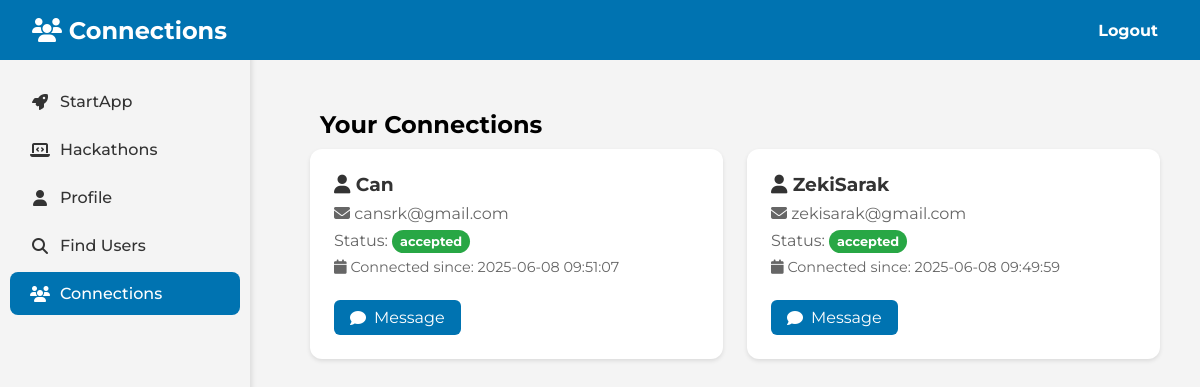
Page /connections (signed in) on the earlier database version.
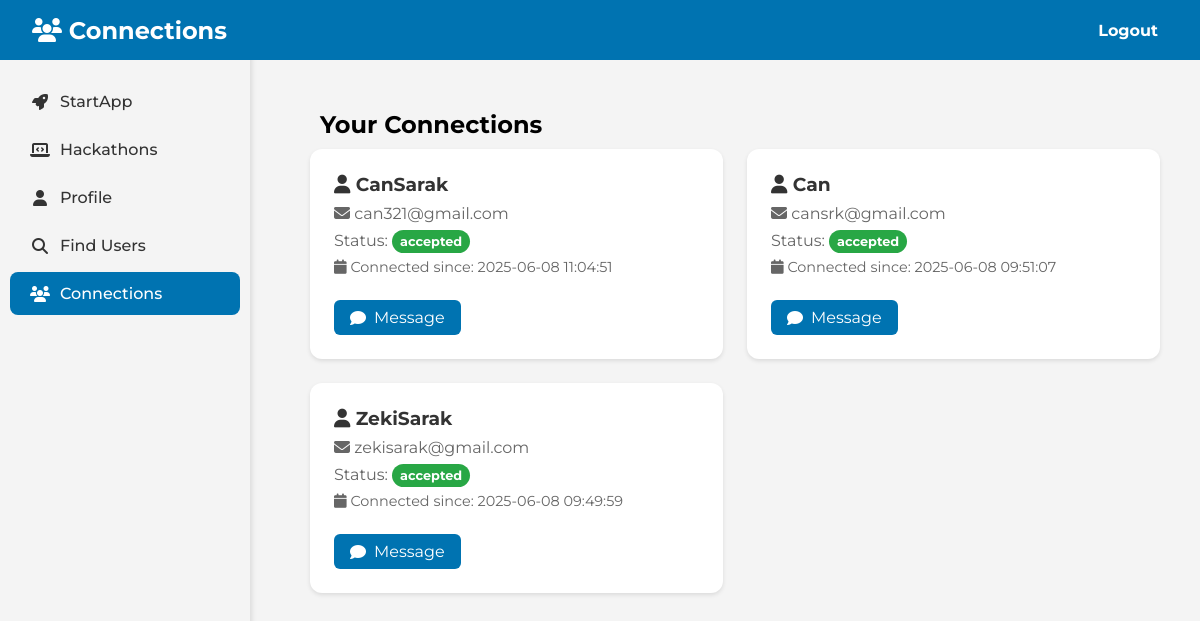
Same page on the later database version.
### tables this page shows
CREATE TABLE connections (id INTEGER PRIMARY KEY AUTOINCREMENT, user1 TEXT NOT NULL, user2 TEXT NOT NULL, status TEXT NOT NULL, created_at DATETIME NOT NULL, FOREIGN KEY (user1) REFERENCES users(username), FOREIGN KEY (user2) REFERENCES users(username));

CREATE TABLE `users` (`id` INTEGER PRIMARY KEY AUTOINCREMENT, `username` TEXT UNIQUE NOT NULL, `email` TEXT UNIQUE NOT NULL, `password` TEXT NOT NULL, role TEXT DEFAULT 'user');

### app.py (the view)
@app.route('/connections', methods=['GET'])
def connections():
    if 'username' not in session:
        flash("Please log in to view connections.", "error")
        return redirect(url_for('home'))
    connections = query_db("""
        SELECT
            u.username,
            u.email,
            c.status,
            c.created_at,
            CASE
                WHEN c.user1 = ? THEN 'sent'
                WHEN c.user2 = ? THEN 'received'
            END as request_type
        FROM connections c
        JOIN users u ON (c.user1 = u.username OR c.user2 = u.username)
        WHERE (c.user1 = ? OR c.user2 = ?) AND u.username != ?
        ORDER BY c.created_at DESC
    """, [session['username'], session['username'], session['username'], session['username'], session['username']])
    return render_template('connections.html', connections=connections)

### app.py (called while the page is built)
def get_db():
     db = sqlite3.connect('database.sqlite')
     db.row_factory = sqlite3.Row
     return db

def query_db(query, args=(), one=False):
     cur = get_db().execute(query, args)
     rv = cur.fetchall()
     cur.close()
     return (rv[0] if rv else None) if one else rv

### templates/connections.html (shortened to what this page needs)
<!DOCTYPE html>
<html lang="en">
<head>
    <link rel="stylesheet" href="{{ url_for('static', filename='css/index.css') }}">
</head>
<body>
    <header>
        <div class="navbar">
            <h1><i class="fas fa-users"></i> Connections</h1>
            <nav>
                <ul>
                    <li><a href="/logout">Logout</a></li>
                </ul>
            </nav>
        </div>
    </header>
    <div class="container">
        <aside class="sidebar">
            <ul>
                <li><a href="/"><i class="fas fa-rocket"></i> StartApp</a></li>
                <li><a href="/hack"><i class="fas fa-laptop-code"></i> Hackathons</a></li>
                <li><a href="/profile"><i class="fas fa-user"></i> Profile</a></li>
                <li><a href="/search_users"><i class="fas fa-search"></i> Find Users</a></li>
                <li>
                    <a href="/connections" class="active">
                        <i class="fas fa-users"></i> Connections
                    </a>
                </li>
            </ul>
        </aside>
        <main class="main-content">
            <h2>Your Connections</h2>
            {% if connections %}
                <div class="connections-grid">
                    {% for connection in connections %}
                        <div class="connection-card">
                            <div class="connection-info">
                                <h3><i class="fas fa-user"></i> {{ connection.username }}</h3>
                                <p><i class="fas fa-envelope"></i> {{ connection.email }}</p>
                                <p class="status">
                                    Status:
                                    <span class="badge {% if connection.status == 'accepted' %}accepted{% else %}pending{% endif %}">
                                        {{ connection.status }}
                                    </span>
                                </p>
                                <p class="connection-date">
                                    <i class="fas fa-calendar"></i> Connected since: {{ connection.created_at }}
                                </p>
                                {% if connection.status == 'accepted' %}
                                    <a href="{{ url_for('messages', username=connection.username) }}" class="message-btn">
                                        <i class="fas fa-comment"></i> Message
                                    </a>
                                {% elif connection.request_type == 'sent' and connection.status == 'pending' %}
                                    <p class="pending-status">Request Sent - Pending Response</p>
                                {% endif %}
                            </div>
                        </div>
                    {% endfor %}
                </div>
            {% endif %}
        </main>
    </div>
</body>
</html>

### static/css/index.css (style rules this page uses)
* { margin: 0; padding: 0; box-sizing: border-box; }
body { font-family: "Montserrat", sans-serif; font-optical-sizing: auto; font-weight: 400; font-style: normal; background-color: #f4f4f4; }
.navbar { display: flex; justify-content: space-between; align-items: center; background-color: #0073b1; color: white; padding: 1rem 2rem; position: fixed; top: 0; left: 0; width: 100%; z-index: 1000; height: 60px; }
.navbar h1 { font-size: 1.5rem; }
.navbar ul { list-style: none; display: flex; }
.navbar ul li { margin-left: 2rem; }
.navbar ul li a { font-family: "Montserrat", sans-serif; font-optical-sizing: auto; font-weight: 700; font-style: normal; padding: 10px; background-color: #0073b1; color: white; border: none; cursor: pointer; text-decoration: none; }
.container { width: 100%; padding: 20px; margin: 0; display: flex; flex-direction: column; }
.sidebar { width: 250px; background-color: #f4f4f4; height: 100vh; position: fixed; left: 0; top: 0; z-index: 999; box-shadow: 2px 0px 5px rgba(0, 0, 0, 0.1); padding-top: 80px; }
.sidebar ul { list-style: none; padding: 0; margin: 0; }
.sidebar ul li { margin-bottom: 5px; }
.sidebar ul li a { position: relative; display: flex; align-items: center; color: #333; text-decoration: none; padding: 12px 20px; transition: all 0.3s ease; font-weight: 500; border-radius: 8px; margin: 0 10px; }
.sidebar ul li a i { margin-right: 10px; width: 20px; text-align: center; }
.sidebar ul li a.active { background-color: #0073b1; color: white; }
.main-content { margin-left: 270px; padding: 20px; padding-top: 80px; width: calc(100% - 270px); }
.main-content h2 { color: black; padding: 10px; }
.connections-grid { display: grid; grid-template-columns: repeat(auto-fill, minmax(300px, 1fr)); gap: 1.5rem; width: 100%; }
.connection-card { background: white; border-radius: 12px; padding: 1.5rem; box-shadow: 0 2px 4px rgba(0, 0, 0, 0.1); }
.connection-info h3 { color: #333; margin-bottom: 0.5rem; }
.connection-info p { color: #666; margin-bottom: 0.5rem; }
.connection-date { font-size: 0.9rem; color: #888; }
.badge { padding: 4px 8px; border-radius: 12px; font-size: 0.8rem; font-weight: bold; }
.badge.accepted { background-color: #28a745; color: white; }
.message-btn { display: inline-block; padding: 8px 16px; background-color: #0073b1; color: white; text-decoration: none; border-radius: 6px; margin-top: 1rem; transition: background-color 0.3s ease; }
.message-btn { position: relative; display: inline-flex; align-items: center; gap: 0.5rem; }

Differences in the rows shown:
added connections: username "CanSarak", email "can321@gmail.com", status "accepted", created_at "2025-06-08 11:04:51"
